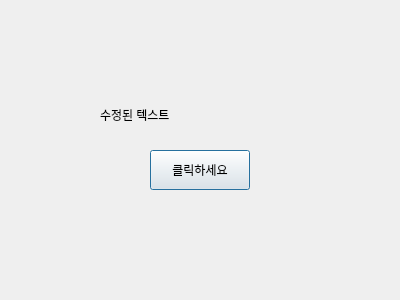
<?xml version='1.0' encoding='utf-8'?>
<ui version="4.0">
  <!-- Generated for PYSIDE6 -->
  <class>modification_test</class>
  <widget class="QDialog" name="modification_test">
    <property name="geometry">
      <rect>
        <x>0</x>
        <y>0</y>
        <width>400</width>
        <height>300</height>
      </rect>
    </property>
    <property name="windowTitle">
      <string>modification_test</string>
    </property>
    <widget class="QLabel" name="testLabel">
      <property name="geometry">
        <rect>
          <x>100</x>
          <y>100</y>
          <width>200</width>
          <height>30</height>
        </rect>
      </property>
      <property name="text">
        <string>수정된 텍스트</string>
      </property>
    </widget>
    <widget class="QPushButton" name="testButton">
      <property name="geometry">
        <rect>
          <x>150</x>
          <y>150</y>
          <width>100</width>
          <height>40</height>
        </rect>
      </property>
      <property name="text">
        <string>클릭하세요</string>
      </property>
    </widget>
  </widget>
</ui>
